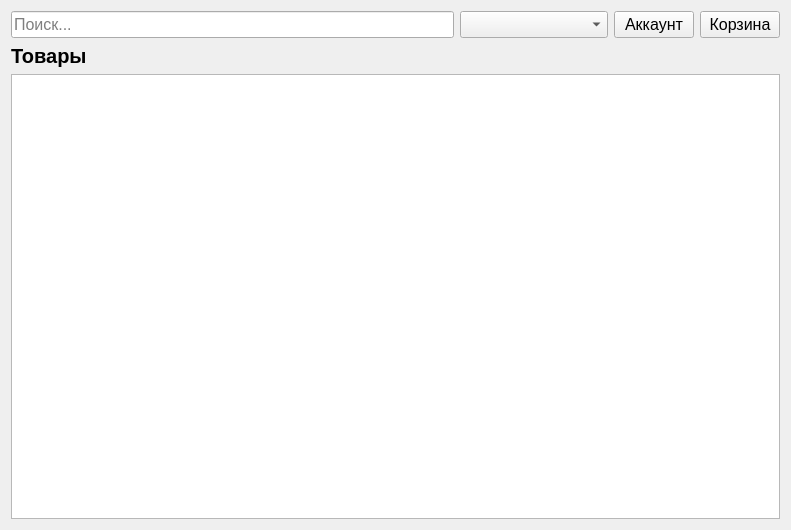
<?xml version="1.0" encoding="UTF-8"?>
<ui version="4.0">
 <class>ClientWindow</class>
 <widget class="QWidget" name="ClientWindow">
  <property name="geometry">
   <rect>
    <x>0</x>
    <y>0</y>
    <width>791</width>
    <height>530</height>
   </rect>
  </property>
  <property name="font">
   <font>
    <pointsize>12</pointsize>
   </font>
  </property>
  <property name="windowTitle">
   <string>Form</string>
  </property>
  <layout class="QVBoxLayout" name="verticalLayout_2">
   <item>
    <layout class="QHBoxLayout" name="horizontalLayout" stretch="3,1,0,0">
     <item>
      <widget class="QLineEdit" name="leSearch">
       <property name="text">
        <string/>
       </property>
       <property name="placeholderText">
        <string>Поиск...</string>
       </property>
      </widget>
     </item>
     <item>
      <widget class="QComboBox" name="cbSort">
       <property name="placeholderText">
        <string>Сортировать...</string>
       </property>
      </widget>
     </item>
     <item>
      <widget class="QPushButton" name="pbClientAccount">
       <property name="text">
        <string>Аккаунт</string>
       </property>
      </widget>
     </item>
     <item>
      <widget class="QPushButton" name="pbOpenCart">
       <property name="text">
        <string>Корзина</string>
       </property>
      </widget>
     </item>
    </layout>
   </item>
   <item>
    <layout class="QVBoxLayout" name="verticalLayout">
     <item>
      <widget class="QLabel" name="label">
       <property name="font">
        <font>
         <pointsize>15</pointsize>
         <bold>true</bold>
        </font>
       </property>
       <property name="text">
        <string>Товары</string>
       </property>
      </widget>
     </item>
     <item>
      <widget class="QTableWidget" name="tvProducts"/>
     </item>
    </layout>
   </item>
  </layout>
 </widget>
 <resources/>
 <connections/>
</ui>
